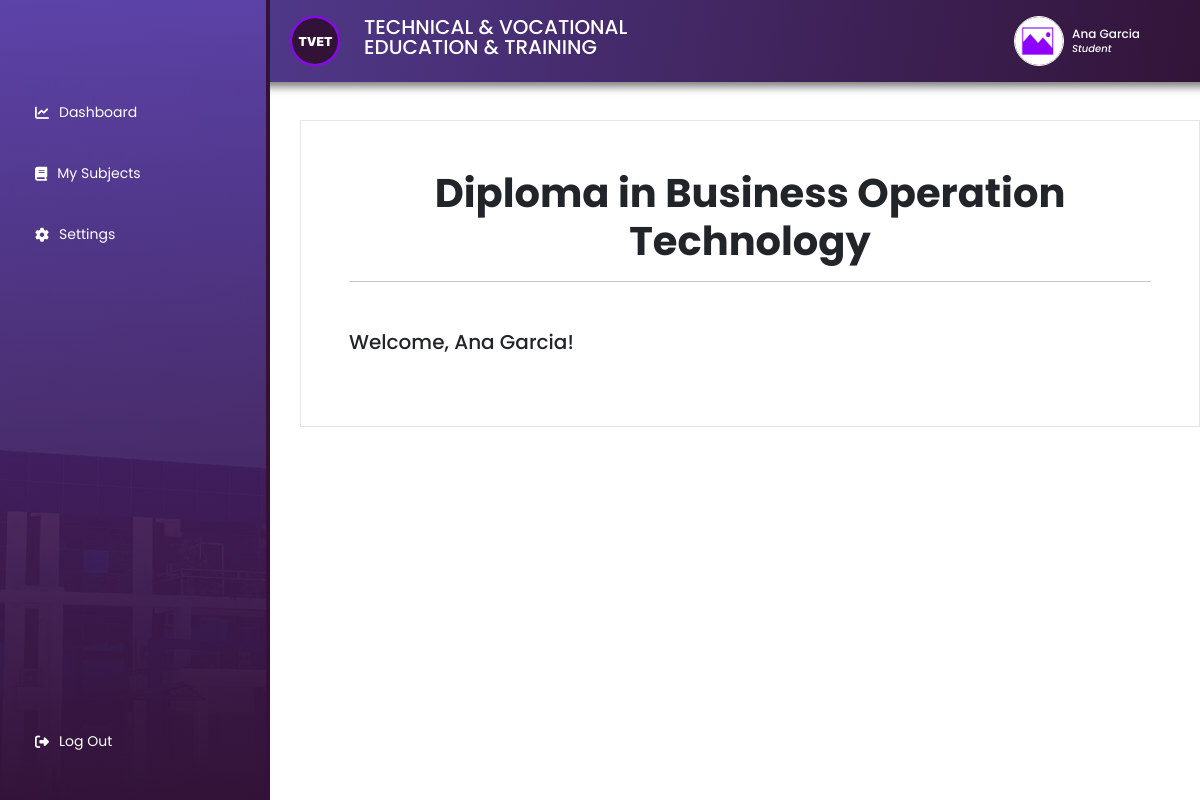
Page /student/index.php (signed in) on the committed database.
### tables this page shows
CREATE TABLE `student_users` (
  `id` int(11) NOT NULL,
  `name` varchar(255) NOT NULL,
  `course` varchar(50) NOT NULL,
  `email` varchar(255) NOT NULL,
  `password` varchar(255) NOT NULL,
  `s_image` text NOT NULL
);

CREATE TABLE `courses` (
  `id` int(11) NOT NULL,
  `course_code` varchar(20) NOT NULL,
  `course_name` varchar(100) NOT NULL
);

### student/index.php (the view, shortened to what this page needs)
<?php
require_once '../config/conn.php';
$student_id = $_SESSION['student_id'];
$student_query = "SELECT su.course, c.course_name
                  FROM student_users su
                  JOIN courses c ON su.course = c.id
                  WHERE su.id = ?";
$stmt = $conn->prepare($student_query);
$stmt->bind_param("i", $student_id);
$stmt->execute();
$student_result = $stmt->get_result();
$student_row = $student_result->fetch_assoc();
$student_course_name = $student_row['course_name'];
?>
<!DOCTYPE html>
<html lang="en">
<head>
    <link rel="stylesheet" href="../public/style/bootstrap.min.css">
    <link rel="stylesheet" href="../public/style/main.css">
    <link rel="stylesheet" href="../public/style/admin.css">
    <link rel="stylesheet" href="../public/fonts/css/all.min.css">
</head>
<body>
    <?php include('./theme/header.php'); ?>
    <div class="main-container">
        <?php include('./theme/sidebar.php'); ?>
        <main class="main">
            <div class="main-wrapper" style="padding: 4%;">
                <div class="intro mb-5">
                    <h1 class="text-center" style="font-weight: 700;">
                        <?php echo isset($student_course_name) ? $student_course_name : "Course Not Found"; ?>
                    </h1>
                    <hr>
                </div>
                <div class="mb-4">
                    <h5>Welcome, <?php echo $_SESSION['student_name']; ?>!</h5>
                </div>
            </div>
        </main>
    </div>
</body>
</html>

### student/theme/header.php (shortened to what this page needs)
<?php
$student_id = $_SESSION['student_id'];
$student = $conn->query("SELECT * FROM `student_users` WHERE id = '$student_id'");
$row = $student->fetch_assoc();
$name = $row['name'];
$image = $row['s_image'];
?>
<header>
    <div class="header-container">
        <div class="logo-wrapper d-flex flex-row gap-4 align-items-center">
            <div class="logo">
                <img src="../public/assets/icon/logo.svg">
            </div>
            <h5 class="text-white" style="text-transform: uppercase; line-height:1">Technical & Vocational <br> Education & Training</h5>
        </div>
        <div class="profile-wrapper d-flex flex-row gap-2 align-items-center">
            <div class="profile">
                <a href="settings.php">
                    <img src="../public/assets/images/<?= !empty($image) ? $image : 'imageholder.jpg' ?>" alt="Profile Picture">
                </a>
            </div>
            <div class="profile-name">
                <h6 style="font-size: 12px; line-height: 1; margin-bottom:4px" class="text-white"><?= $name; ?></h6>
                <h6 style="font-size: 10px; line-height: 1; margin:0" class="text-white"><em>Student</em></h6>
            </div>
        </div>
    </div>
</header>

### public/style/main.css (style rules this page uses)
body { font-family: 'Poppins' !important; }
a { text-decoration: none; }
.main { width: 100%; margin-top: 120px; }
.main-wrapper { margin-left: 300px; padding: 2%; border: 1px solid rgba(0, 0, 0, 0.1); }
.logo { width: 50px; }
.logo img { width: 100%; border: 2px solid #8F00FF; border-radius: 50%; }
.profile { width: 50px; height: 50px; border-radius: 100%; border: 1px solid white; }
.profile img { width: 100%; height: 100%; object-fit: cover; border-radius: 100%; }
.logo-wrapper { margin-left: 230px; }
.header-container { padding: 16px; display: flex; justify-content: space-between; background: linear-gradient(100deg, rgba(88,66,160,1) 0%, rgba(50,20,56,1) 100%); position: fixed; top: 0; width: 100%; z-index: 100; padding-inline: 60px; -webkit-box-shadow: 59px 12px 8px -7px rgba(0,0,0,0.5); }

### rows in the picture
student_users: name "Ana Garcia", courses.course_name "Diploma in Business Operation Technology"

### other values in the picture
$_SESSION['student_name'] "Ana Garcia"
